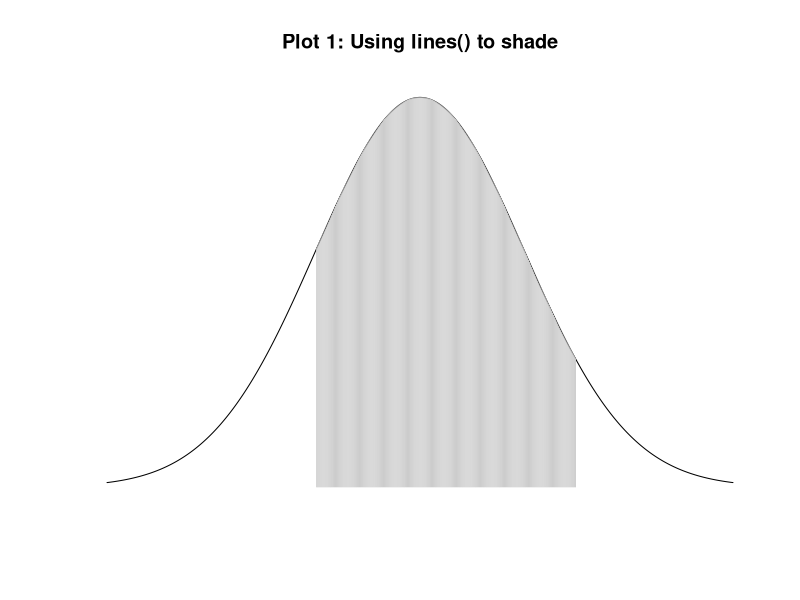
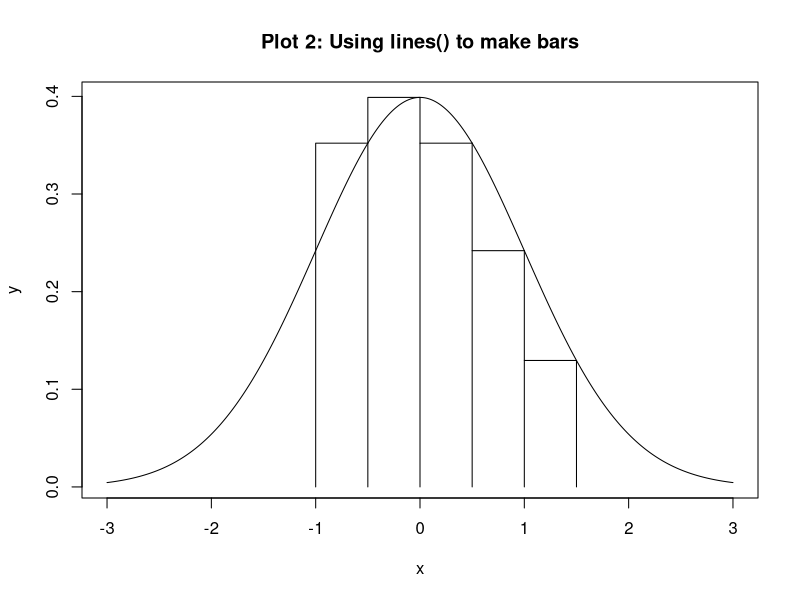
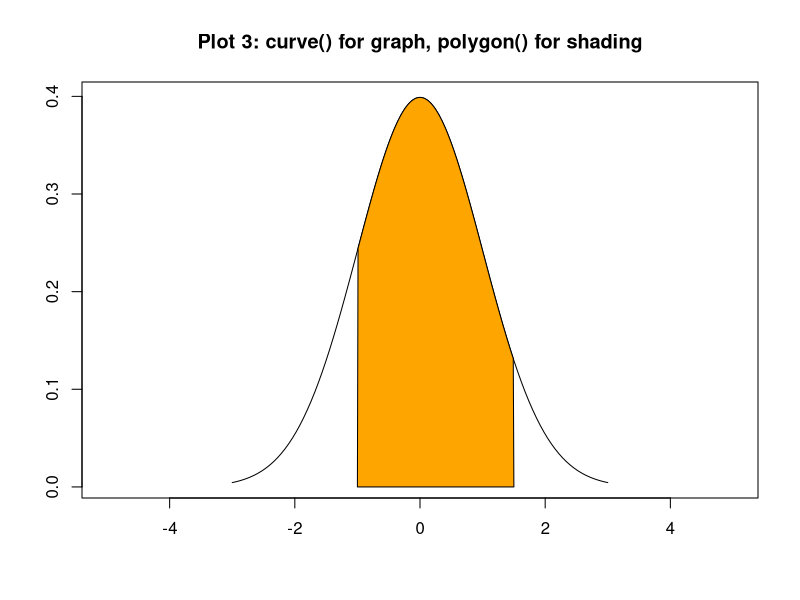
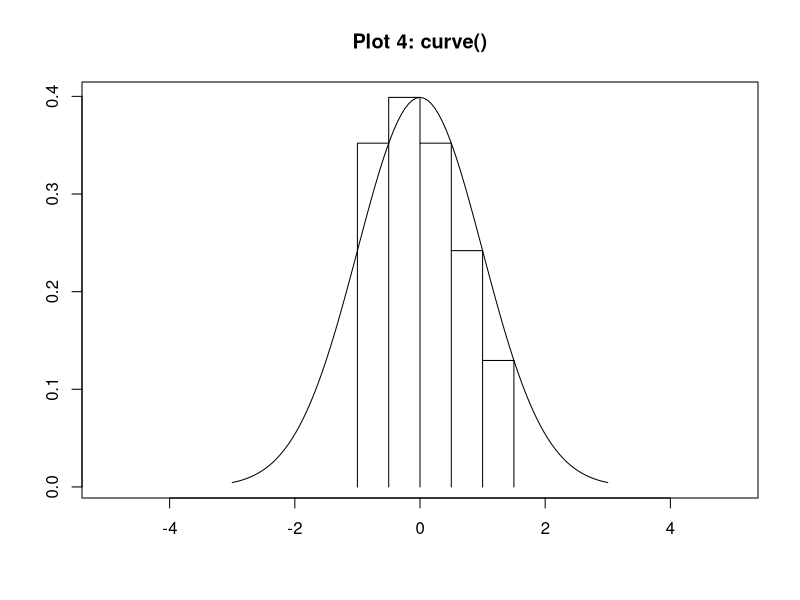

Write the R code that produced these figures, in order.
#---------------------------------------------------------
# File:   MIT18_05S22_shading_curve_polygon.r
# Author: Jeremy Orloff
#
# MIT OpenCourseWare: https://ocw.mit.edu
# 18.05 Introduction to Probability and Statistics
# Spring 2022
# For information about citing these materials or our Terms of Use, visit:
# https://ocw.mit.edu/terms}.
#
#---------------------------------------------------------

# Tutorial:
# Plotting with curve(),
# Shading with lines() and polygon()

do_plot1 = TRUE
do_plot2 = TRUE
do_plot3 = TRUE
do_plot4 = TRUE

if (do_plot1) {
   x = seq(-3, 3, 0.01)  #finely spaced for shading
   y = dnorm(x)

   # Draw curve
   plot(x, y, type='l', xlab='', ylab='', axes=FALSE)
   ind = (x>-1) & (x<1.5)

   # Draw shading --finely spaced vertical lines
   # type='h' says to draw histogram like vertical lines
   col = 'gray80'
   lines(x[ind], y[ind], col=col, type='h')  #shading
   title('Plot 1: Using lines() to shade', cex=2)
}

if (do_plot2) {
   x = seq(-3, 3, 0.01)
   y = dnorm(x)

   # Draw curve
   plot(x, y, type='l')
   title('Plot 2: Using lines() to make bars', cex=2)

   # Draw boxes
   x = seq(-1, 1.5, 0.5)
   y = dnorm(x)
   n = length(x)
   for (j in 1:(n-1)) {
      xb = x[j]
      yb = y[j+1]
      lines(c(xb,xb,x[j+1]), c(0,yb,yb))
      if (yb < y[j]) {
         lines(c(xb,xb), c(y[j],yb))
      }
   }
   lines(c(x[n],x[n]), c(0,y[n]))
}

if (do_plot3) {
   # Same as Plot 1 using curve() and polygon()

   # Use curve() to make a plot
   # Note curve() replaces the use of plot()
   curve(dnorm, from=-3, to=3, xlim=c(-5,5), xlab='', ylab='', axes=T)
   title('Plot 3: curve() for graph, polygon() for shading', cex=2)

   # Use polygon() for shading
   x = seq(-3, 3, 0.01)  #finely spaced
   y = dnorm(x)
   ind = (x>-1) & (x<1.5)
   polygon(c(-1,x[ind],1.5,-1), c(0,y[ind],0,0), col='orange')
}

if (do_plot4) {
   # Same as Plot 2 using curve()
   curve(dnorm, from=-3, to=3, xlim=c(-5,5), xlab='', ylab='', axes=T)
   title('Plot 4: curve()', cex=2)

   # Draw boxes
   x = seq(-1, 1.5, 0.5)
   y = dnorm(x)
   n = length(x)
   for (j in 1:(n-1)) {
      xb = x[j]
      yb = y[j+1]
      lines(c(xb,xb,x[j+1]), c(0,yb,yb))
      if (yb < y[j])
         lines(c(xb,xb), c(y[j],yb))
   }
   lines(c(x[n],x[n]), c(0,y[n]))
}
